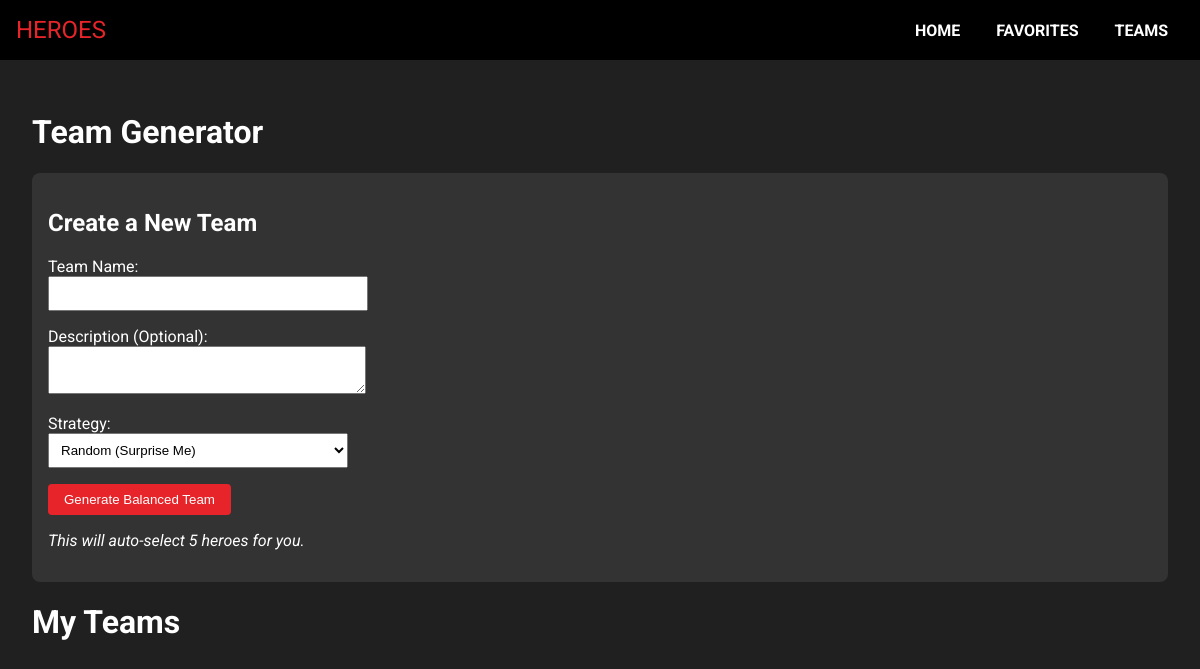
Before: /team with the older database file.
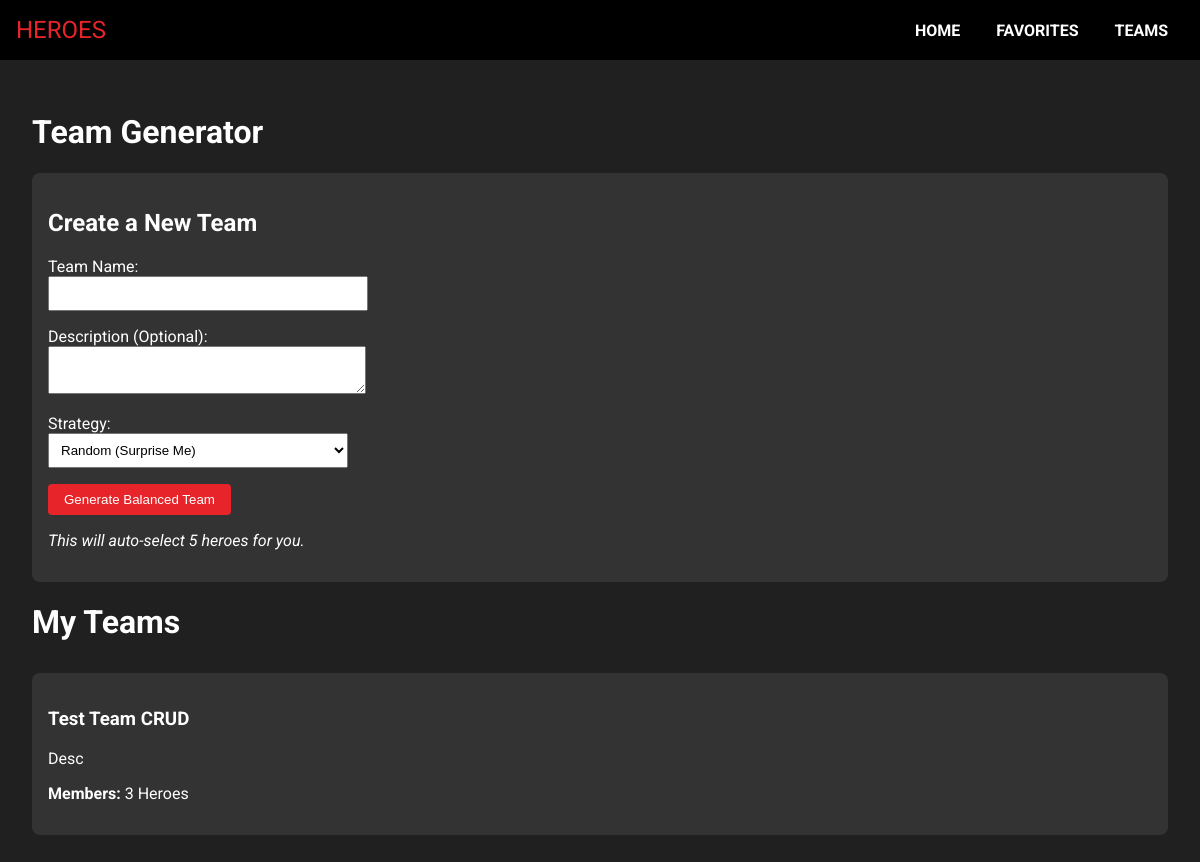
After: the same page with the newer database file.
### app/models.py (models this page shows)
class Team(Base):
    __tablename__ = "teams"
    id = Column(Integer, primary_key=True, index=True)
    name = Column(String)
    user_id = Column(Integer, ForeignKey("users.id"))
    description = Column(String, nullable=True)
    user = relationship("User", back_populates="teams")
    hero_ids = Column(JSON) # Storing list of hero IDs for simplicity

### app/main.py (the view)
@app.get("/team", response_class=HTMLResponse)
async def read_team(request: Request, db: Session = Depends(get_db)):
    user = crud.get_user_by_username(db, "admin")
    teams = crud.get_teams(db, user.id) if user else []
    return templates.TemplateResponse("team.html", {"request": request, "teams": teams})

### app/templates/team.html (shortened to what this page needs)
{% extends "base.html" %}
{% block content %}
<h1>Team Generator</h1>
<div class="team-card">
    <h2>Create a New Team</h2>
    <form action="/team/create" method="post">
        <div style="margin-bottom: 1rem;">
            <label>Team Name:</label><br>
            <input type="text" name="name" required style="padding: 0.5rem; width: 300px;">
        </div>
        <div style="margin-bottom: 1rem;">
            <label>Description (Optional):</label><br>
            <textarea name="description" style="padding: 0.5rem; width: 300px;"></textarea>
        </div>
        <div style="margin-bottom: 1rem;">
            <label>Strategy:</label><br>
            <select name="strategy" style="padding: 0.5rem; width: 300px;">
                <option value="random">Random (Surprise Me)</option>
            </select>
        </div>
        <button type="submit" class="btn">Generate Balanced Team</button>
        <p><em>This will auto-select 5 heroes for you.</em></p>
    </form>
</div>
<h1>My Teams</h1>
<div class="teams-list">
    {% for team in teams %}
    <div class="team-card">
        <h3>{{ team.name }}</h3>
        <p>{{ team.description }}</p>
        <p><strong>Members:</strong> {{ team.hero_ids|length }} Heroes</p>
    </div>
    {% endfor %}
</div>
{% endblock %}

### app/templates/base.html (shortened to what this page needs)
<!DOCTYPE html>
<html lang="en">
<head>
    <link rel="stylesheet" href="/static/css/styles.css">
</head>
<body>
    <nav>
        <div class="brand">HEROES</div>
        <div>
            <a href="/">Home</a>
            <a href="/favorites">Favorites</a>
            <a href="/team">Teams</a>
        </div>
    </nav>
    <div class="container">
        {% block content %}{% endblock %}
    </div>
</body>
</html>

### app/static/css/styles.css (style rules this page uses)
:root { --primary-color: #e62429; --secondary-color: #202020; --text-color: #ffffff; --card-bg: #151515; --accent-color: #f78f3f; }
body { font-family: 'Roboto', sans-serif; background-color: var(--secondary-color); color: var(--text-color); margin: 0; padding: 0; }
nav { background-color: #000; padding: 1rem; display: flex; justify-content: space-between; align-items: center; }
nav a { color: white; text-decoration: none; margin: 0 1rem; font-weight: bold; text-transform: uppercase; }
nav .brand { font-size: 1.5rem; color: var(--primary-color); }
.container { max-width: 1200px; margin: 0 auto; padding: 2rem; }
.btn { background-color: var(--primary-color); color: white; border: none; padding: 0.5rem 1rem; border-radius: 4px; cursor: pointer; text-decoration: none; display: inline-block; }
.teams-list { margin-top: 2rem; }
.team-card { background: #333; padding: 1rem; margin-bottom: 1rem; border-radius: 8px; }

Changed rows visible on the page:
added Team: name "Test Team CRUD", description "Desc", hero_ids|length "3"
